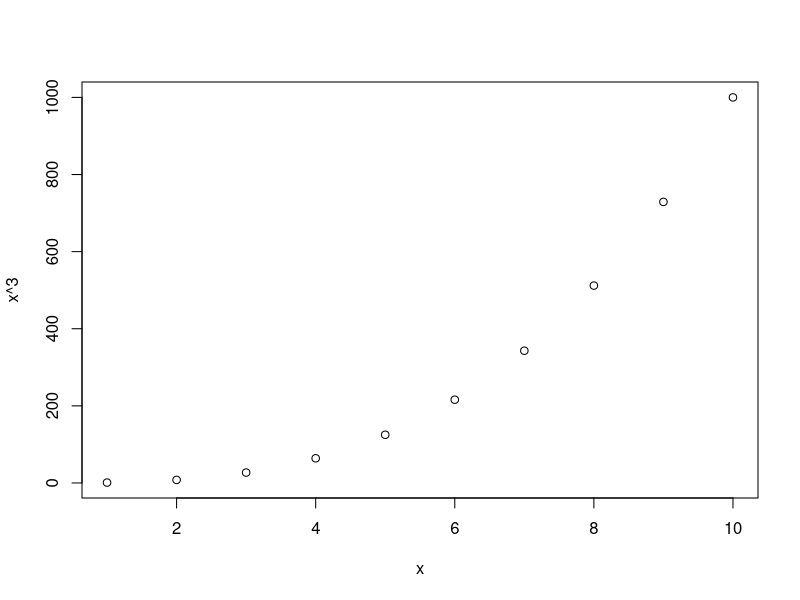
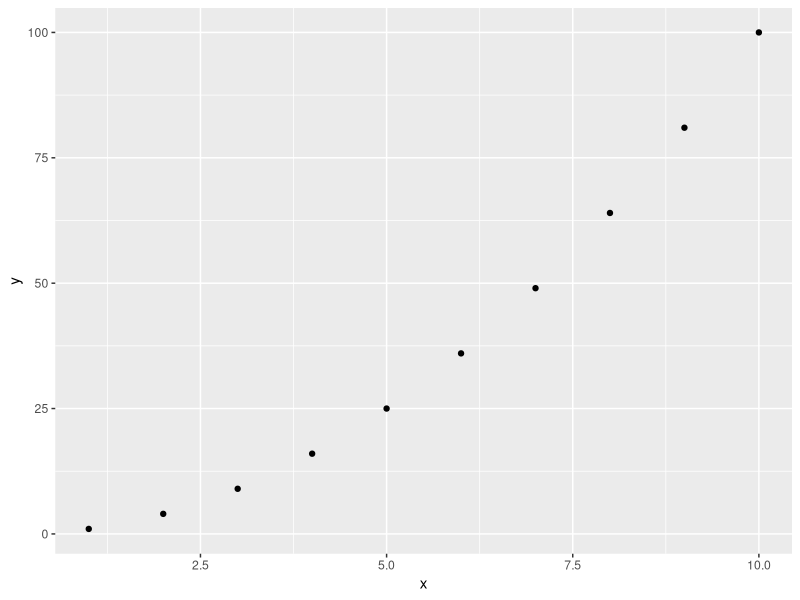

These charts were generated, in order, by the following R code:
library(ggplot2)
x = 1:10
y = x ^ 2
pdf('Rplots.pdf')
graph = ggplot(data.frame(x, y), aes(x = x, y = y)) + geom_point()
plot(x, x ^ 3)
plot(graph)
dev.off();

